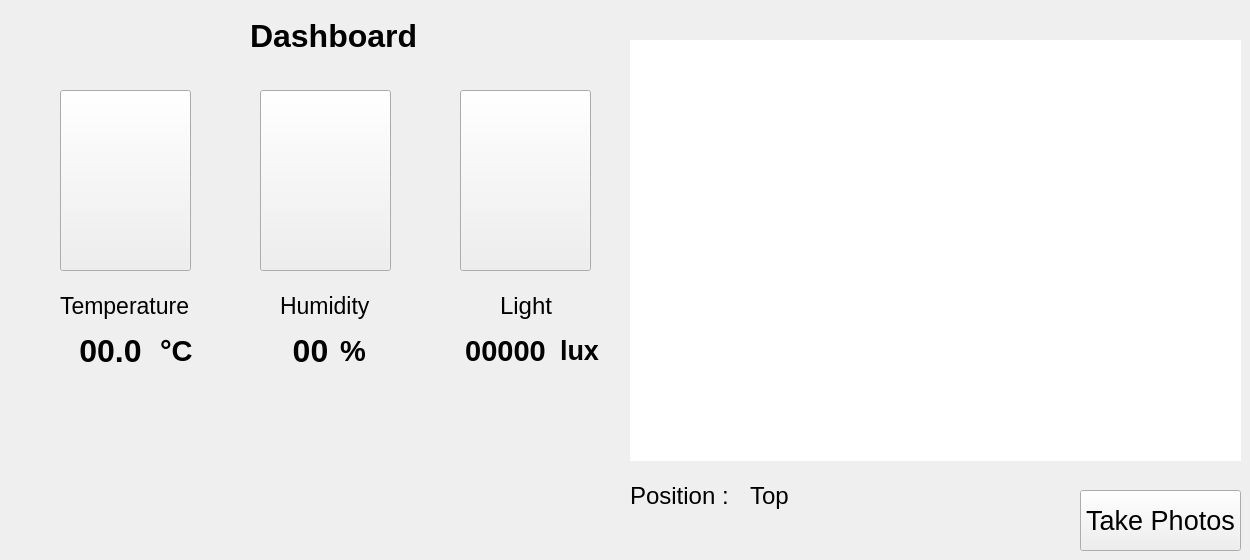
    <widget class="QWidget" name="dashboardPage">
     <widget class="QLabel" name="actualTempUnit">
      <property name="geometry">
       <rect>
        <x>160</x>
        <y>330</y>
        <width>41</width>
        <height>41</height>
       </rect>
      </property>
      <property name="font">
       <font>
        <pointsize>22</pointsize>
        <weight>75</weight>
        <bold>true</bold>
       </font>
      </property>
      <property name="text">
       <string>°C</string>
      </property>
     </widget>
     <widget class="QLabel" name="actualHumUnit">
      <property name="geometry">
       <rect>
        <x>340</x>
        <y>330</y>
        <width>41</width>
        <height>41</height>
       </rect>
      </property>
      <property name="font">
       <font>
        <pointsize>22</pointsize>
        <weight>75</weight>
        <bold>true</bold>
       </font>
      </property>
      <property name="text">
       <string>%</string>
      </property>
     </widget>
     <widget class="QLabel" name="tempTitle">
      <property name="geometry">
       <rect>
        <x>60</x>
        <y>290</y>
        <width>131</width>
        <height>31</height>
       </rect>
      </property>
      <property name="font">
       <font>
        <pointsize>17</pointsize>
       </font>
      </property>
      <property name="text">
       <string>Temperature</string>
      </property>
     </widget>
     <widget class="QLabel" name="lightTitle">
      <property name="geometry">
       <rect>
        <x>500</x>
        <y>290</y>
        <width>61</width>
        <height>31</height>
       </rect>
      </property>
      <property name="font">
       <font>
        <pointsize>18</pointsize>
       </font>
      </property>
      <property name="text">
       <string>Light</string>
      </property>
     </widget>
     <widget class="QLabel" name="actualLightUnit">
      <property name="geometry">
       <rect>
        <x>560</x>
        <y>330</y>
        <width>41</width>
        <height>41</height>
       </rect>
      </property>
      <property name="font">
       <font>
        <pointsize>20</pointsize>
        <weight>75</weight>
        <bold>true</bold>
       </font>
      </property>
      <property name="text">
       <string>lux</string>
      </property>
     </widget>
     <widget class="QLabel" name="actualTempVal">
      <property name="geometry">
       <rect>
        <x>70</x>
        <y>330</y>
        <width>81</width>
        <height>41</height>
       </rect>
      </property>
      <property name="font">
       <font>
        <pointsize>24</pointsize>
        <weight>75</weight>
        <bold>true</bold>
       </font>
      </property>
      <property name="text">
       <string>00.0</string>
      </property>
      <property name="alignment">
       <set>Qt::AlignCenter</set>
      </property>
     </widget>
     <widget class="QLabel" name="actualHumVal">
      <property name="geometry">
       <rect>
        <x>280</x>
        <y>330</y>
        <width>61</width>
        <height>41</height>
       </rect>
      </property>
      <property name="font">
       <font>
        <pointsize>24</pointsize>
        <weight>75</weight>
        <bold>true</bold>
       </font>
      </property>
      <property name="text">
       <string>00</string>
      </property>
      <property name="alignment">
       <set>Qt::AlignCenter</set>
      </property>
     </widget>
     <widget class="QLabel" name="actualLightVal">
      <property name="geometry">
       <rect>
        <x>440</x>
        <y>330</y>
        <width>131</width>
        <height>41</height>
       </rect>
      </property>
      <property name="font">
       <font>
        <pointsize>22</pointsize>
        <weight>75</weight>
        <bold>true</bold>
       </font>
      </property>
      <property name="text">
       <string>00000</string>
      </property>
      <property name="alignment">
       <set>Qt::AlignCenter</set>
      </property>
     </widget>
     <widget class="QLabel" name="humTitle">
      <property name="geometry">
       <rect>
        <x>280</x>
        <y>290</y>
        <width>91</width>
        <height>31</height>
       </rect>
      </property>
      <property name="font">
       <font>
        <pointsize>17</pointsize>
       </font>
      </property>
      <property name="text">
       <string>Humidity</string>
      </property>
     </widget>
     <widget class="QLabel" name="actPosition">
      <property name="geometry">
       <rect>
        <x>750</x>
        <y>480</y>
        <width>151</width>
        <height>31</height>
       </rect>
      </property>
      <property name="font">
       <font>
        <pointsize>18</pointsize>
       </font>
      </property>
      <property name="text">
       <string>Top</string>
      </property>
     </widget>
     <widget class="QPushButton" name="toTempPage">
      <property name="geometry">
       <rect>
        <x>60</x>
        <y>90</y>
        <width>131</width>
        <height>181</height>
       </rect>
      </property>
      <property name="font">
       <font>
        <pointsize>20</pointsize>
        <weight>75</weight>
        <bold>true</bold>
       </font>
      </property>
      <property name="autoFillBackground">
       <bool>false</bool>
      </property>
      <property name="text">
       <string/>
      </property>
      <property name="icon">
       <iconset>
        <normaloff>celsius-temperature-rounded-icon-vector-6461308-removebg-preview (1) (1).png</normaloff>celsius-temperature-rounded-icon-vector-6461308-removebg-preview (1) (1).png</iconset>
      </property>
      <property name="iconSize">
       <size>
        <width>80</width>
        <height>80</height>
       </size>
      </property>
     </widget>
     <widget class="QPushButton" name="toHumPage">
      <property name="geometry">
       <rect>
        <x>260</x>
        <y>90</y>
        <width>131</width>
        <height>181</height>
       </rect>
      </property>
      <property name="font">
       <font>
        <pointsize>20</pointsize>
        <weight>75</weight>
        <bold>true</bold>
       </font>
      </property>
      <property name="autoFillBackground">
       <bool>false</bool>
      </property>
      <property name="text">
       <string/>
      </property>
      <property name="icon">
       <iconset>
        <normaloff>download-removebg-preview (1) (1).png</normaloff>download-removebg-preview (1) (1).png</iconset>
      </property>
      <property name="iconSize">
       <size>
        <width>80</width>
        <height>80</height>
       </size>
      </property>
     </widget>
     <widget class="QPushButton" name="toLightPage">
      <property name="geometry">
       <rect>
        <x>460</x>
        <y>90</y>
        <width>131</width>
        <height>181</height>
       </rect>
      </property>
      <property name="font">
       <font>
        <pointsize>20</pointsize>
        <weight>75</weight>
        <bold>true</bold>
       </font>
      </property>
      <property name="autoFillBackground">
       <bool>false</bool>
      </property>
      <property name="text">
       <string/>
      </property>
      <property name="icon">
       <iconset>
        <normaloff>istockphoto-1191750833-170667a-removebg-preview (1).png</normaloff>istockphoto-1191750833-170667a-removebg-preview (1).png</iconset>
      </property>
      <property name="iconSize">
       <size>
        <width>80</width>
        <height>80</height>
       </size>
      </property>
     </widget>
     <widget class="QLabel" name="cameraHome">
      <property name="geometry">
       <rect>
        <x>630</x>
        <y>40</y>
        <width>611</width>
        <height>421</height>
       </rect>
      </property>
      <property name="styleSheet">
       <string notr="true">background-color:white;</string>
      </property>
      <property name="text">
       <string/>
      </property>
     </widget>
     <widget class="QPushButton" name="takePhoto">
      <property name="geometry">
       <rect>
        <x>1080</x>
        <y>490</y>
        <width>161</width>
        <height>61</height>
       </rect>
      </property>
      <property name="font">
       <font>
        <pointsize>20</pointsize>
       </font>
      </property>
      <property name="text">
       <string>Take Photos</string>
      </property>
     </widget>
     <widget class="QLabel" name="positionTitle">
      <property name="geometry">
       <rect>
        <x>630</x>
        <y>480</y>
        <width>101</width>
        <height>31</height>
       </rect>
      </property>
      <property name="font">
       <font>
        <pointsize>18</pointsize>
       </font>
      </property>
      <property name="text">
       <string>Position :</string>
      </property>
     </widget>
     <widget class="QLabel" name="dashboardTitle">
      <property name="geometry">
       <rect>
        <x>250</x>
        <y>10</y>
        <width>171</width>
        <height>51</height>
       </rect>
      </property>
      <property name="font">
       <font>
        <pointsize>24</pointsize>
        <weight>75</weight>
        <bold>true</bold>
       </font>
      </property>
      <property name="text">
       <string>Dashboard</string>
      </property>
     </widget>
    </widget>
